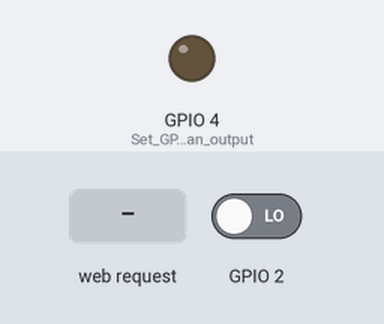
This sketch was run on a simulated ESP8266 (NodeMCU). Parts: output pins drawn as LEDs (lit = HIGH). The test bench sets the inputs (shaded band); at power-on: GPIO 2 LOW. What the sketch prints to the serial monitor is not drawn.

Above: at 2.2 s.
2.3 s: HTTP request GET /gpio/1 received
At 3.2 s:
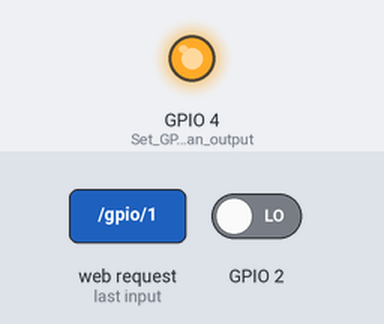
3.8 s: GPIO 2 driven HIGH
At 4.3 s:
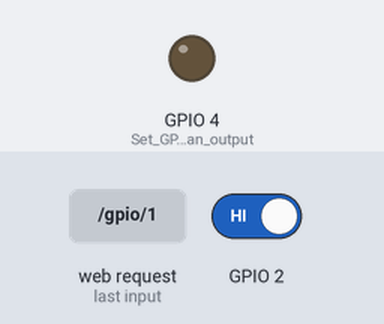
Timing chart, 0 to 6.8 s (numbered marks = the images above; inputs shaded):
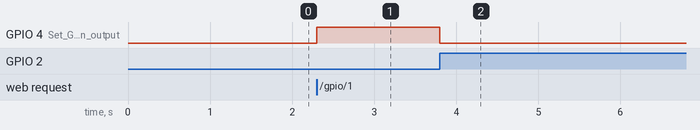

The sketch:

WiFiAccessPoint_v2.2.ino
```cpp
// (licence header left out)
/* Create a WiFi access point and provide a web server on it. */

#include <ESP8266WiFi.h>
#include <WiFiClient.h>
#include <ESP8266WebServer.h>

int toggle = 0;
int clearGPIO2=0;
unsigned long clientStartTime;
unsigned long clientWaitTime;
/* Set these to your desired credentials. */
const char *ssid = "ESPap";
const char *password = "yo";

//no//ESP8266WebServer server(80);
WiFiServer server(80);
/* Just a little test message.  Go to http://192.168.4.1 in a web browser
 * connected to this access point to see it.
 */
/*/*void handleRoot() {
  server.send(200, "text/html", "<h1>You are connected</h1>");
  if (toggle)
    toggle = 0; //If toggle is 1, set to 0
  else
    toggle = 1; //Otherwise set it high
  digitalWrite(4, toggle); //Write variable toggle to GPIO4
  Serial.println("Toggled"); //Print a line saying that pin was toggled
  Serial.println(toggle); //Print the value of the toggle
}*/

void setup() {
  delay(1000);
  Serial.begin(115200);
  delay(10);
  //Serial.setDebugOutput(true);
  Serial.println();
  Serial.print("Configuring access point...");
  /* You can remove the password parameter if you want the AP to be open. */
  WiFi.softAP(ssid);

  IPAddress myIP = WiFi.softAPIP();
  Serial.print("AP IP address: ");
  Serial.println(myIP);
  //no//server.on("/", handleRoot);
  //no//server.begin();
  Serial.println("HTTP server started");

  pinMode(4, OUTPUT);//Set GPIO4 as an output
  digitalWrite(4, 0);//Initialize GPIO2 as a logic "0"
   // Start the server
   pinMode(2, INPUT);
  server.begin();
  Serial.println("Server started");

  // Print the IP address
  Serial.println(WiFi.localIP());
}

void loop() {
  //no//server.handleClient();
    // Check if a client has connected
  WiFiClient client = server.available();
  if (!client) {
    clearGPIO2 = digitalRead(2);//Read GPIO2
    if (clearGPIO2){
      Serial.println("Clear!");
      digitalWrite(4, 0);
      //val = 0;
    }
    return;
  }

  // Wait until the client sends some data
  Serial.println("new client");
  clientStartTime = millis();
  while(!client.available()){
    delay(1);
    clientWaitTime = millis() - clientStartTime;
    if(clientWaitTime > 1000 or clientWaitTime < 0) {
      client.stop();
      return;
    }
  }

  // Read the first line of the request
  String req = client.readStringUntil('\r');
  Serial.println(req);
  client.flush();

  // Match the request
  int val;
  if (req.indexOf("/gpio/0") != -1)
    val = 0;
  else if (req.indexOf("/gpio/1") != -1)
    val = 1;
  else {
    Serial.println("invalid request");
    client.stop();
    return;
  }

  // Set GPIO2 according to the request
  clearGPIO2 = digitalRead(2);//Read GPIO2
  if (clearGPIO2)
  {
    Serial.println("Clear!");
    //digitalWrite(4, 0);
    val = 0;
  }

  digitalWrite(4, val);

  delay(1000);  //wait

  client.flush();

  // Prepare the response
  String s = "HTTP/1.1 200 OK\r\nContent-Type: text/html\r\n\r\n<!DOCTYPE HTML>\r\n<html>\r\nGPIO is now ";
  s += (val)?"high":"low";
  s += "</html>\n";

  // Send the response to the client
  client.print(s);
  delay(1);
  Serial.println("Client disonnected");
  return;
  // The client will actually be disconnected
  // when the function returns and 'client' object is detroyed
}
```

Measured:
- after the input at 2.3 s, GPIO 4 (Set_GPIO4_as_an_output): LOW → HIGH at once
- after the input at 3.8 s, GPIO 4 (Set_GPIO4_as_an_output): HIGH → LOW at once
